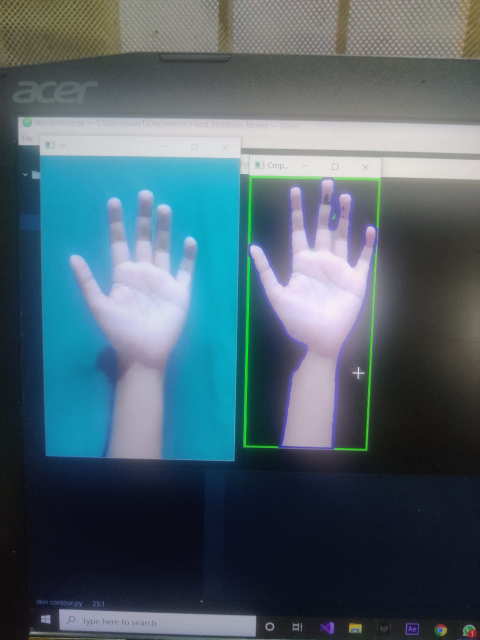
#> input picture abc.jpeg, 960 x 1280 px, given in place of the camera (shown at 1/2 size)
$ python hand.py
#> lines starting #> are read from the running program, lines starting #| are printed output that depends on the picture; after the words box and inside, x2 and y2 are one past the last pixel; in counts of white or black regions, pixels touching at a corner belong together
import cv2
import numpy as np


cap = cv2.VideoCapture(0)
flag=True
while flag:
 flag=False
 hsv = cap.read()[1]
#> hsv is the input picture: shape (1280, 960, 3); mean B, G, R 109.6, 99.2, 78.9
 #hsv = cv2.imread("handt.jpg")
 #r=cv2.selectROI(hsv)
 img = cv2.cvtColor(hsv,cv2.COLOR_BGR2LAB)
#> img: shape (1280, 960, 3); mean of channels 0, 1, 2 101.6, 125.8, 120.5
 #imp=img[r[1]:r[1]+r[3],r[0]:r[0]+r[2]]
 #low=np.array([imp[:,:,0].min(),imp[:,:,1].min(),imp[:,:,2].min()])
 #high=np.array([imp[:,:,0].max(),imp[:,:,1].max(),imp[:,:,2].max()])
 low = np.array([20, 135, 117])
 high = np.array([250, 145, 125])
 print(low)
 print(high)
 mask = cv2.inRange(img,low,high)
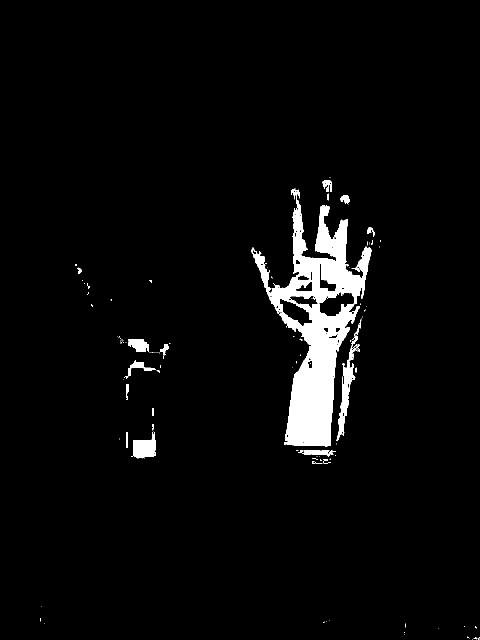
#> mask: shape (1280, 960) (shown at 1/2 size); 4% white; 131 white regions (110 under 20 px), largest, box (x1, y1, x2, y2) and area: (503, 377, 743, 893) 41183, (673, 638, 723, 882) 2491, (262, 863, 312, 916) 1658
 kernel = np.array([3,3],dtype=np.uint8)
 mask= cv2.dilate(mask,kernel,iterations = 3)
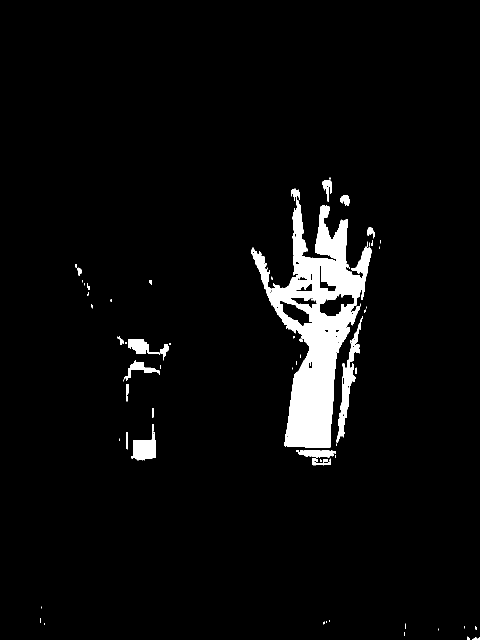
#> mask: shape (1280, 960) (shown at 1/2 size); 4.4% white; 84 white regions (57 under 20 px)
 cv2.imshow("all the points",mask)
 cv2.waitKey(0)
 contour,heirarchy = cv2.findContours(mask, cv2.RETR_TREE, cv2.CHAIN_APPROX_NONE)
#> contour = 139 contours, 102 with area under 20; largest, box (x1, y1, x2, y2) and area: (503, 377, 743, 896) 47607, (673, 632, 726, 885) 2767, (639, 586, 709, 633) 1844, (262, 848, 312, 921) 1742, (558, 600, 625, 653) 1512
 contheir=zip(contour,np.squeeze(heirarchy))
 sortList = sorted(contheir,key=lambda x: cv2.contourArea(x[0]),reverse=True)
#> sortList = 139 items
 temp=[]
 convexs = []
 convexsp=[]
 some_details=[]
 epsilon=0.7*cv2.contourArea(sortList[0][0])
#> epsilon = 33324.9
 for cnt,heir in sortList:
     if cv2.contourArea(cnt)< epsilon: break
     if heir[-1]!=-1:
         continue
     else:
         temp.append(cnt)
         convexs.append(cv2.convexHull(cnt,returnPoints=False))
         convexsp.append(cv2.convexHull(cnt))
         some_details.append(cv2.approxPolyDP(cnt,0.004*cv2.arcLength(cnt,True),True))
#> this loop made 2 passes
#> heir on passes 1 to 2: [134, 92, 94, -1], [72, 57, 59, -1]
#> after the loop, convexs = 1 item; convexsp = 1 contour; box (x1, y1, x2, y2) and area: (503, 377, 743, 896) 83178; some_details = 1 contour; box (x1, y1, x2, y2) and area: (507, 377, 743, 896) 46834; temp = 1 contour; box (x1, y1, x2, y2) and area: (503, 377, 743, 896) 47607

 cv2.drawContours(hsv,temp,-1,(255,0,0),2)
 cv2.imshow("al",hsv)
 cv2.waitKey(0)
 cv2.drawContours(hsv,convexsp,-1,(0,255,0),2)
 cv2.imshow("al",hsv)
 cv2.waitKey(0)
 cv2.drawContours(hsv,some_details,-1,(0,0,255),2)
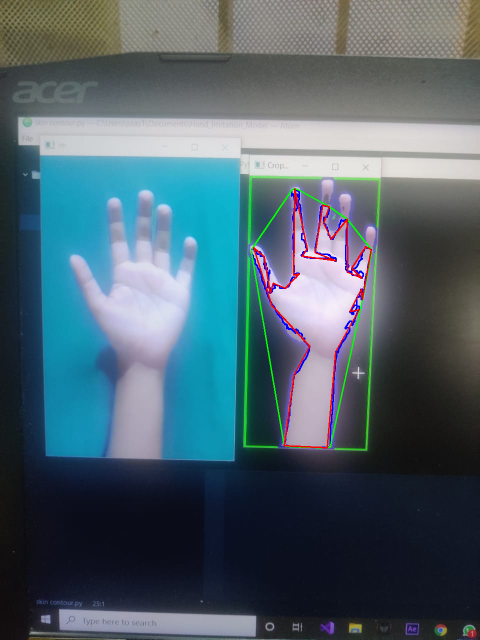
#> hsv: shape (1280, 960, 3) (shown at 1/2 size); mean B, G, R 108.4, 98.1, 78.3
 cv2.imshow("al",hsv)
 cv2.waitKey(0)

#for i in range(len(convexs)):
#    print(cv2.convexityDefects(temp[i],convexs[i]))
 for i in range(len(convexs)):
     print(len(some_details[i]))
     if len(some_details[i])<34:
         cv2.drawContours(hsv,[temp[i]],-1,(255,225,0),2)
         cv2.imshow("al",hsv)
         cv2.waitKey(0)
#> this loop made 1 pass
#| 32
#> pass 1, `cv2.imshow("al",hsv)`:
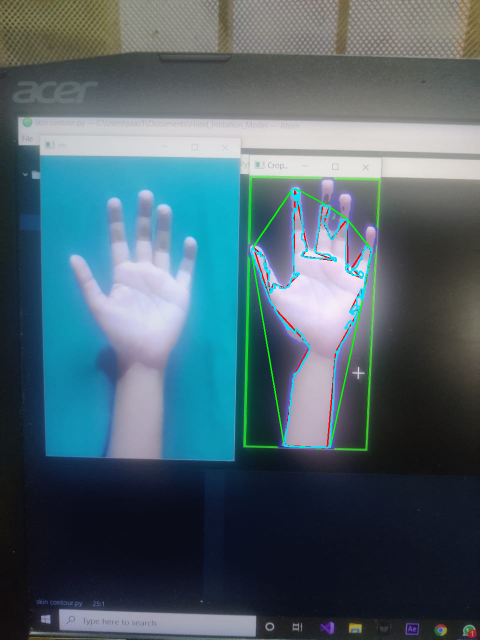
#> window 'al': shape (1280, 960, 3) (shown at 1/2 size); mean B, G, R 109.1, 99.5, 77.6

$ run again, on handt.jpg
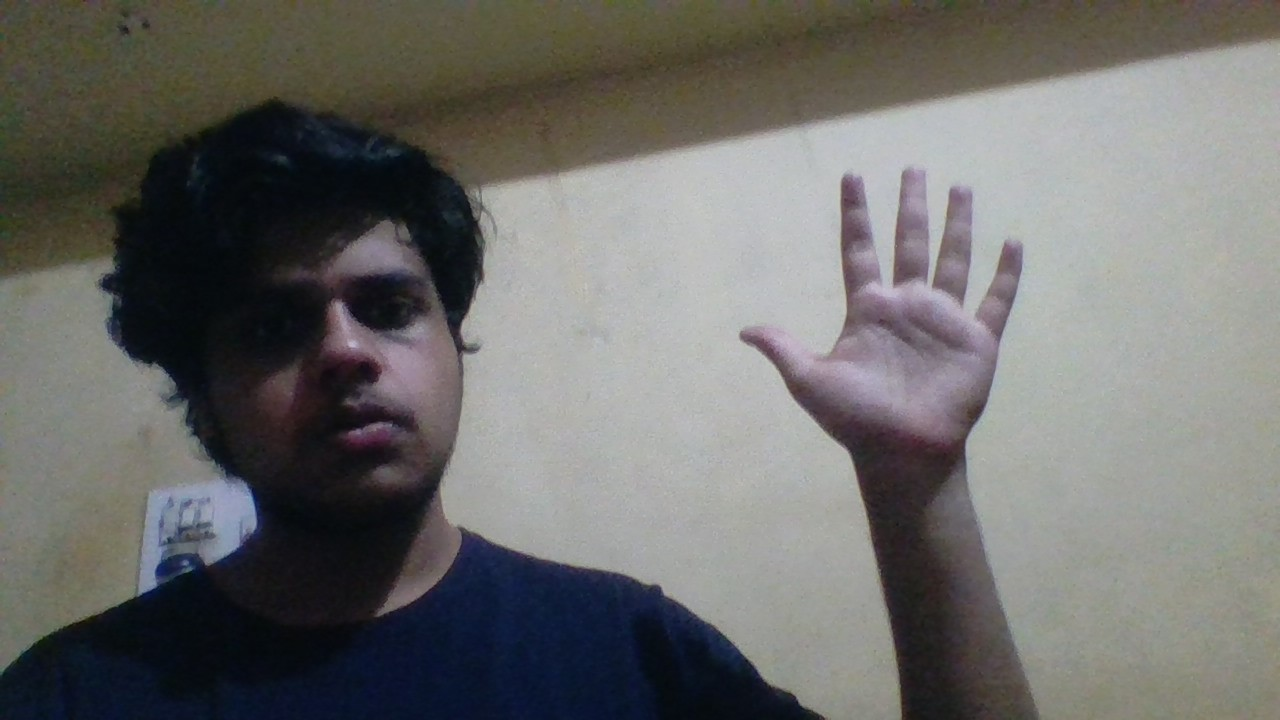
#> input picture handt.jpg, 1280 x 720 px, given in place of the camera
#> hsv is the input picture: shape (720, 1280, 3); mean B, G, R 106.2, 108.2, 108.5
#> img: shape (720, 1280, 3); mean of channels 0, 1, 2 113.2, 128.2, 129.1
#> `mask= cv2.dilate(mask,kernel,iterations = 3)`:
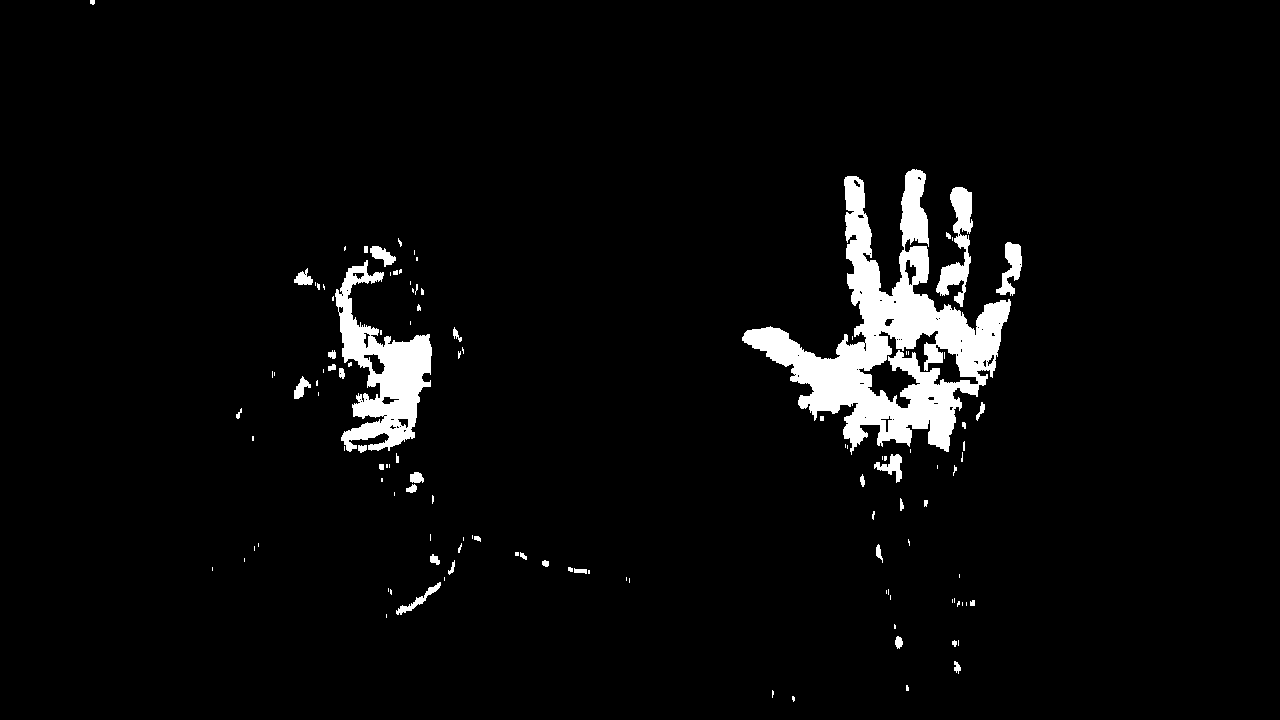
#> mask: shape (720, 1280); 4.2% white; 119 white regions (75 under 20 px)
#> contour = 181 contours, 138 with area under 20; largest, box (x1, y1, x2, y2) and area: (742, 169, 1011, 455) 26892, (335, 260, 432, 452) 7790, (858, 330, 979, 409) 2981, (936, 187, 973, 307) 1606, (996, 242, 1022, 296) 616
#> sortList = 181 items
#> epsilon = 18824
#> the loop `for cnt,heir in sortList:` made 2 passes
#> heir on passes 1 to 2: [180, 133, 136, -1], [123, 103, 106, -1]
#> after the loop `for cnt,heir in sortList:`: convexs = 1 item; convexsp = 1 contour; box (x1, y1, x2, y2) and area: (742, 169, 1011, 455) 51531; some_details = 1 contour; box (x1, y1, x2, y2) and area: (742, 169, 1010, 455) 26902; temp = 1 contour; box (x1, y1, x2, y2) and area: (742, 169, 1011, 455) 26892
#> `cv2.drawContours(hsv,some_details,-1,(0,0,255),2)`:
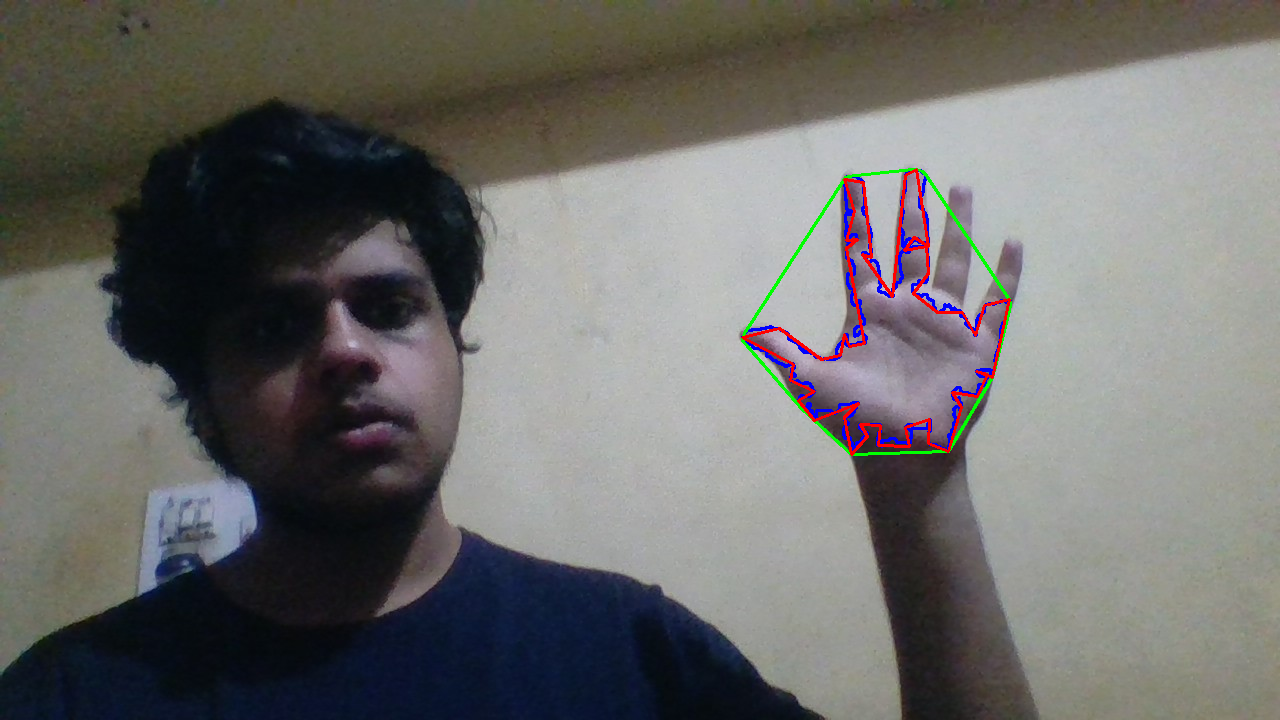
#> hsv: shape (720, 1280, 3); mean B, G, R 105.7, 107.5, 108.3
#> the loop `for i in range(len(convexs)):` made 1 pass
#| 52
